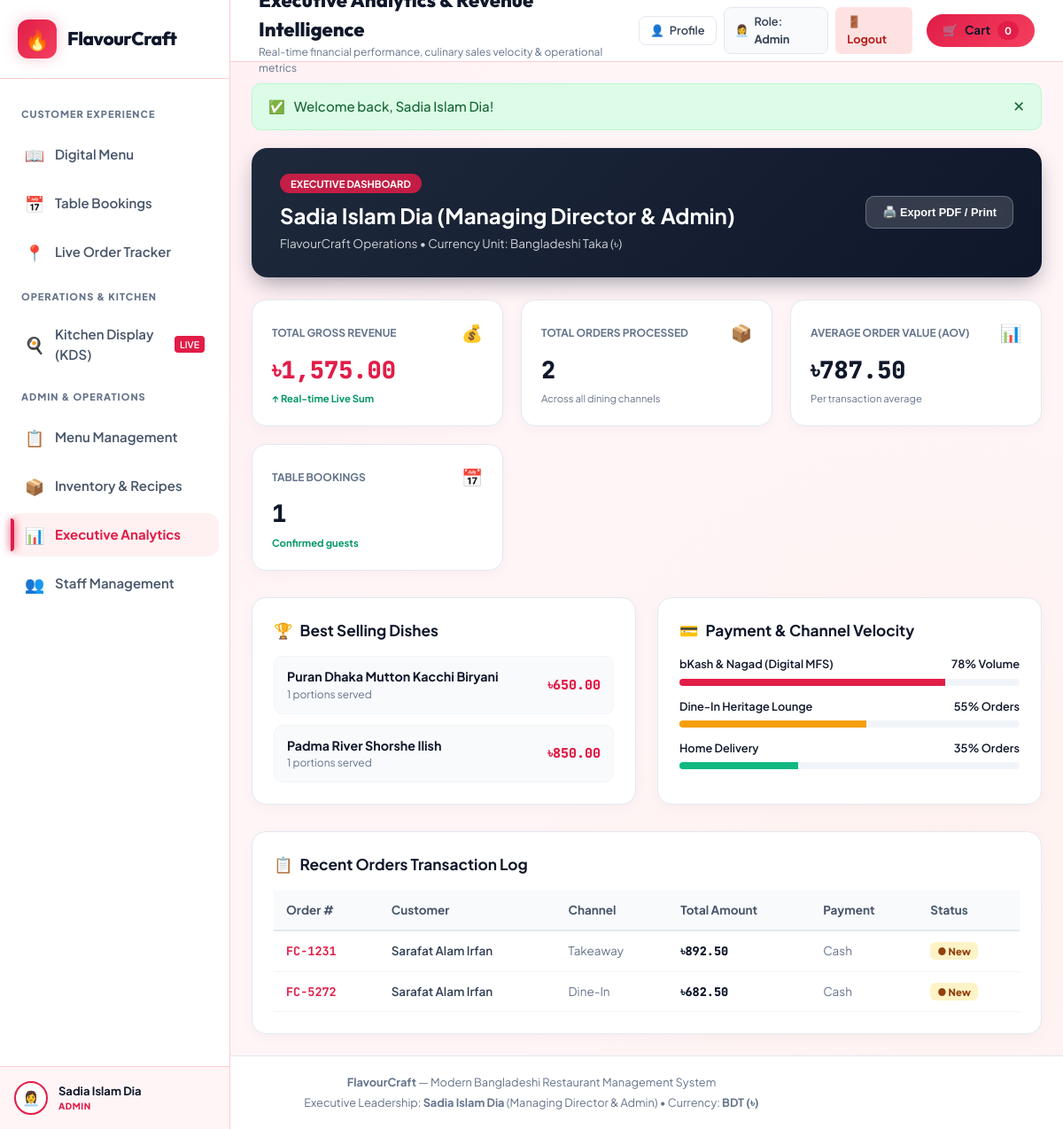
The app's page /analytics.php (signed in), older data.
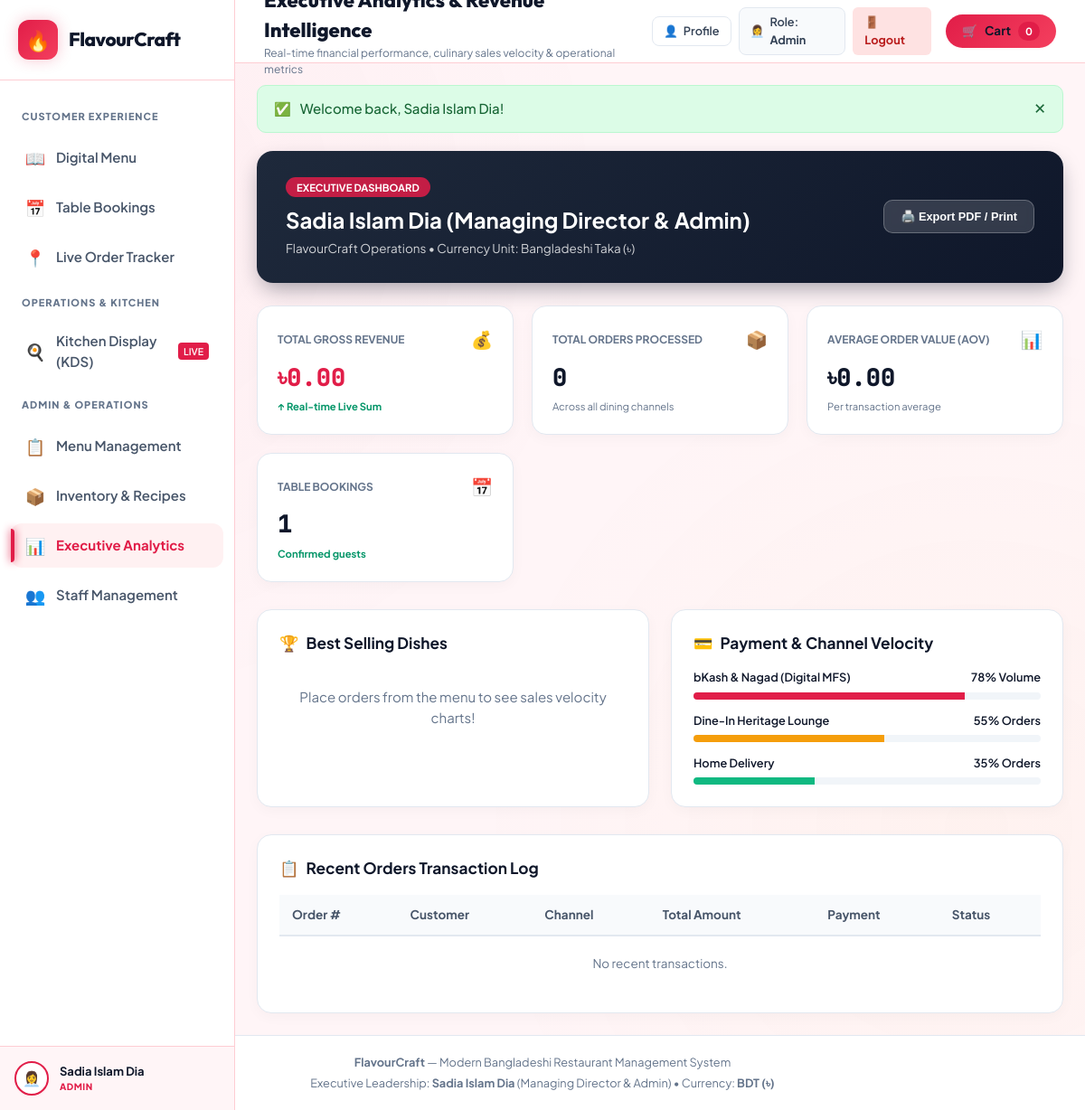
The same page, newer data.
### tables this page shows
CREATE TABLE `users` (
  `id` int(11) NOT NULL AUTO_INCREMENT,
  `user_uid` varchar(64) NOT NULL,
  `username` varchar(50) NOT NULL,
  `password` varchar(255) NOT NULL,
  `name` varchar(100) NOT NULL,
  `role` enum('Admin','Manager','Kitchen','Customer') NOT NULL DEFAULT 'Customer',
  `avatar` varchar(50) DEFAULT NULL,
  `phone` varchar(30) DEFAULT NULL,
  `email` varchar(100) DEFAULT NULL,
  `delivery_address` text DEFAULT NULL,
  `created_at` timestamp NOT NULL DEFAULT current_timestamp(),
  PRIMARY KEY (`id`),
  UNIQUE KEY `user_uid` (`user_uid`),
  UNIQUE KEY `username` (`username`)
);

CREATE TABLE `orders` (
  `id` int(11) NOT NULL AUTO_INCREMENT,
  `order_uid` varchar(64) NOT NULL,
  `order_number` varchar(50) NOT NULL,
  `order_type` enum('Dine-In','Takeaway','Delivery') NOT NULL DEFAULT 'Dine-In',
  `table_number` varchar(20) DEFAULT NULL,
  `delivery_address` text DEFAULT NULL,
  `customer_name` varchar(100) NOT NULL,
  `customer_phone` varchar(30) NOT NULL,
  `subtotal` decimal(10,2) NOT NULL DEFAULT 0.00,
  `tax_vat` decimal(10,2) NOT NULL DEFAULT 0.00,
  `delivery_fee` decimal(10,2) NOT NULL DEFAULT 0.00,
  `total_amount` decimal(10,2) NOT NULL DEFAULT 0.00,
  `payment_method` varchar(50) NOT NULL DEFAULT 'Cash',
  `payment_status` enum('Pending','Paid','Refunded') NOT NULL DEFAULT 'Paid',
  `status` enum('New','Preparing','Ready to Serve','Completed','Cancelled') NOT NULL DEFAULT 'New',
  `created_at` timestamp NOT NULL DEFAULT current_timestamp(),
  PRIMARY KEY (`id`),
  UNIQUE KEY `order_uid` (`order_uid`),
  UNIQUE KEY `order_number` (`order_number`)
);

### config/db.php (called while the page is built, shortened)
<?php
$db_host = getenv('DB_HOST') ?: 'localhost';
$db_name = getenv('DB_NAME') ?: 'flavourcraft';
$db_user = getenv('DB_USER') ?: 'root';
$db_pass = getenv('DB_PASS') ?: '';
$db_port = (int)(getenv('DB_PORT') ?: 3306);
$conn = @mysqli_connect($db_host, $db_user, $db_pass, $db_name, $db_port);
if (!$conn) {
    $db_error = mysqli_connect_error();
} else {
    mysqli_set_charset($conn, "utf8mb4");
}
function format_bdt($amount) {
    return '৳' . number_format((float)$amount, 2);
}
function get_user_avatar($avatar = '', $role = 'Customer') {
    if (!empty($avatar) && strpos($avatar, '?') === false) {
        return $avatar;
    }
    $role_avatars = [
        'Admin' => '👩‍💼',
        'Manager' => '👨‍💼',
        'Kitchen' => '🍳',
        'Customer' => '🌟',
        'Guest' => '👤'
    ];
    return $role_avatars[$role] ?? '👤';
}
function get_current_user_data() {
    global $conn;
    if (isset($_SESSION['user']) && is_array($_SESSION['user'])) {
        if ($conn && !empty($_SESSION['user']['user_uid'])) {
            $safe_uid = mysqli_real_escape_string($conn, $_SESSION['user']['user_uid']);
            $res = mysqli_query($conn, "SELECT * FROM users WHERE user_uid = '{$safe_uid}' LIMIT 1");
            if ($res && $db_user = mysqli_fetch_assoc($res)) {
                $_SESSION['user'] = array_merge($_SESSION['user'], $db_user);
            }
        }
        return $_SESSION['user'];
    }
    return [
        'user_uid' => null,
        'username' => 'guest',
        'name' => 'Guest Customer',
        'role' => 'Guest',
        'avatar' => '👤',
        'email' => null
    ];
}

### analytics.php (the view, shortened to what the rows shown need)
<?php
require_once __DIR__ . '/includes/header.php';
$conn = get_db();
$recent_orders = [];
if ($conn) {
    $recent_res = mysqli_query($conn, "SELECT * FROM orders ORDER BY id DESC LIMIT 8");
    if ($recent_res) {
        while ($row = mysqli_fetch_assoc($recent_res)) {
            $recent_orders[] = $row;
        }
    }
}
?>
<div style="background: linear-gradient(135deg, #1e293b, #0f172a); border-radius: 18px; padding: 28px 32px; color: #fff; margin-bottom: 25px; display: flex; justify-content: space-between; align-items: center; flex-wrap: wrap; gap: 20px; box-shadow: 0 10px 25px -5px rgba(15, 23, 42, 0.4);">
  <div>
    <h2 style="margin: 8px 0 4px; font-size: 1.6rem; color: #fff;">
      Sadia Islam Dia (Managing Director & Admin)
    </h2>
  </div>
</div>
<div style="background: #fff; border-radius: 16px; padding: 24px; border: 1px solid #e2e8f0; box-shadow: 0 4px 15px rgba(0,0,0,0.03);">
  <div style="overflow-x: auto;">
    <table style="width: 100%; border-collapse: collapse; font-size: 0.9rem; text-align: left;">
      <thead>
        <tr style="background: #f8fafc; border-bottom: 2px solid #e2e8f0; color: #475569;">
          <th style="padding: 12px 14px;">Order #</th>
          <th style="padding: 12px 14px;">Customer</th>
          <th style="padding: 12px 14px;">Channel</th>
          <th style="padding: 12px 14px;">Total Amount</th>
          <th style="padding: 12px 14px;">Payment</th>
          <th style="padding: 12px 14px;">Status</th>
        </tr>
      </thead>
      <tbody>
        <?php if (empty($recent_orders)): ?>
          <tr>
            <td colspan="6" style="padding: 20px; text-align: center; color: #64748b;">No recent transactions.</td>
          </tr>
        <?php else: ?>
          <?php foreach ($recent_orders as $ord): ?>
            <tr style="border-bottom: 1px solid #f1f5f9;">
              <td style="padding: 12px 14px; font-family: 'JetBrains Mono', monospace; font-weight: 700; color: #0f172a;">
                <a href="track_order.php?order_id=<?php echo urlencode($ord['order_number']); ?>" style="color: #e11d48; text-decoration: none;">
                  <?php echo htmlspecialchars($ord['order_number']); ?>
                </a>
              </td>
              <td style="padding: 12px 14px; font-weight: 600; color: #334155;">
                <?php echo htmlspecialchars($ord['customer_name']); ?>
              </td>
              <td style="padding: 12px 14px; color: #64748b;">
                <?php echo htmlspecialchars($ord['order_type']); ?>
              </td>
              <td style="padding: 12px 14px; font-family: 'JetBrains Mono', monospace; font-weight: 800; color: #0f172a;">
                <?php echo format_bdt($ord['total_amount']); ?>
              </td>
              <td style="padding: 12px 14px; color: #64748b;">
                <?php echo htmlspecialchars($ord['payment_method']); ?>
              </td>
              <td style="padding: 12px 14px;">
                <span style="font-size: 0.75rem; font-weight: 800; padding: 3px 8px; border-radius: 6px; <?php echo ($ord['status'] === 'Completed') ? 'background: #dcfce7; color: #166534;' : 'background: #fef3c7; color: #92400e;'; ?>">
                  ● <?php echo htmlspecialchars($ord['status']); ?>
                </span>
              </td>
            </tr>
          <?php endforeach; ?>
        <?php endif; ?>
      </tbody>
    </table>
  </div>
</div>
<?php require_once __DIR__ . '/includes/footer.php'; ?>

### includes/header.php (shortened to what the rows shown need)
<?php
require_once __DIR__ . '/../config/db.php';
$current_user = get_current_user_data();
$page_heading = $page_heading ?? 'FlavourCraft Menu';
?>
<!DOCTYPE html>
<html lang="en">
<head>
  <link rel="stylesheet" href="css/variables.css" />
  <link rel="stylesheet" href="css/style.css" />
  <link rel="stylesheet" href="css/menu.css" />
  <link rel="stylesheet" href="css/ordering.css" />
  <link rel="stylesheet" href="css/reservations.css" />
  <link rel="stylesheet" href="css/kds.css" />
  <link rel="stylesheet" href="css/inventory.css" />
  <link rel="stylesheet" href="css/analytics.css" />
  <link rel="stylesheet" href="css/staff.css" />
  <link rel="stylesheet" href="css/rbac.css" />
  <link rel="stylesheet" href="css/auth.css" />
</head>
<body>
  <div id="app-shell">
    <aside class="sidebar" id="app-sidebar">
      <div class="brand-container">
        <a href="index.php" style="display:flex; align-items:center; gap:12px; text-decoration:none; color:inherit;">
          <div class="brand-text">
            <h1 style="margin:0; font-size:1.4rem;">FlavourCraft</h1>
          </div>
        </a>
      </div>
      <div class="sidebar-footer">
        <a href="<?php echo isset($_SESSION['user']) ? 'profile.php' : 'login.php'; ?>" style="text-decoration:none; color:inherit; display:block;">
          <div class="user-profile-card" style="cursor:pointer;" title="<?php echo isset($_SESSION['user']) ? 'Click to view & edit your profile' : 'Click to sign in'; ?>">
            <div class="user-avatar"><?php echo htmlspecialchars(get_user_avatar($current_user['avatar'] ?? '', $current_user['role'] ?? 'Guest')); ?></div>
            <div class="user-info">
              <div class="user-name"><?php echo htmlspecialchars($current_user['name'] ?? 'Guest Customer'); ?></div>
              <div class="user-role-badge"><?php echo htmlspecialchars($current_user['role'] ?? 'Guest'); ?></div>
            </div>
          </div>
        </a>
      </div>
    </aside>
    <div class="main-wrapper">
      <header class="topbar">
        <div class="topbar-left">
          <div class="page-heading">
            <h2 id="topbar-page-title"><?php echo htmlspecialchars($page_heading); ?></h2>
          </div>
        </div>
        <div class="topbar-right">
          <div style="display:flex; align-items:center; gap:8px;">
            <?php if (isset($_SESSION['user'])): ?>
              <a href="profile.php" class="btn btn-secondary" style="padding:6px 12px; font-size:0.85rem; text-decoration:none; display:inline-flex; align-items:center; gap:6px; border:1px solid #e2e8f0; border-radius:8px; background:#fff; color:#334155; font-weight:600;" title="Edit Profile">
                <span>👤</span>
                <span>Profile</span>
              </a>
              <a href="login.php" class="btn btn-secondary" style="padding:6px 12px; font-size:0.85rem; text-decoration:none; display:inline-flex; align-items:center; gap:6px; border:1px solid #e2e8f0; border-radius:8px; background:#f8fafc; color:#334155; font-weight:600;" title="Switch Role">
                <span><?php echo htmlspecialchars(get_user_avatar($current_user['avatar'] ?? '', $current_user['role'])); ?></span>
                <span>Role: <strong><?php echo htmlspecialchars($current_user['role']); ?></strong></span>
              </a>
              <a href="logout.php" class="btn btn-sm" style="padding:6px 12px; font-size:0.85rem; text-decoration:none; background:#fee2e2; color:#b91c1c; border-radius:6px; font-weight:700;">🚪 Logout</a>
            <?php endif; ?>
          </div>
        </div>
      </header>
      <main class="content-body" style="padding: 24px;">

Row changes from the older to the newer data that the page shows:
removed orders: order_number "FC-1231", customer_name "Sarafat Alam Irfan", order_type "Takeaway", total_amount "৳892.50", payment_method "Cash", status "New"
removed orders: order_number "FC-5272", customer_name "Sarafat Alam Irfan", order_type "Dine-In", total_amount "৳682.50", payment_method "Cash", status "New"
Text that changed along with them:
format_bdt($total_revenue): "৳1,575.00" → "৳0.00"
$total_orders: "2" → "0"
format_bdt($avg_order_value): "৳787.50" → "৳0.00"
text now shown: "Place orders from the menu to see sales velocity charts! No recent transactions."
list line gone: "Puran Dhaka Mutton Kacchi Biryani 1 portions served ৳650.00"
list line gone: "Padma River Shorshe Ilish 1 portions served ৳850.00"
